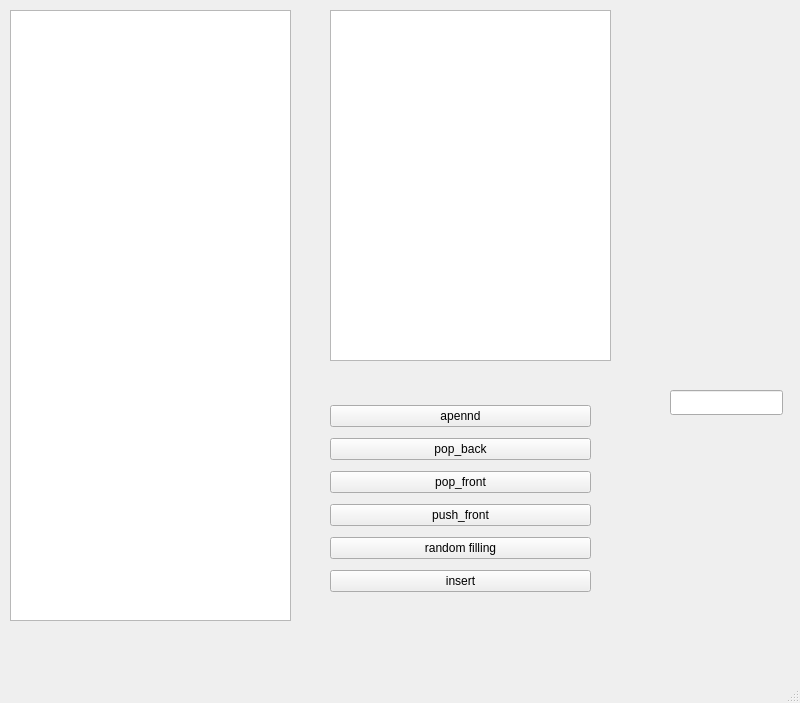
<?xml version="1.0" encoding="UTF-8"?>
<ui version="4.0">
 <class>MainWindow</class>
 <widget class="QMainWindow" name="MainWindow">
  <property name="geometry">
   <rect>
    <x>0</x>
    <y>0</y>
    <width>800</width>
    <height>703</height>
   </rect>
  </property>
  <property name="windowTitle">
   <string>MainWindow</string>
  </property>
  <widget class="QWidget" name="centralwidget">
   <widget class="QListWidget" name="showWidget">
    <property name="geometry">
     <rect>
      <x>10</x>
      <y>10</y>
      <width>281</width>
      <height>611</height>
     </rect>
    </property>
   </widget>
   <widget class="QWidget" name="verticalLayoutWidget">
    <property name="geometry">
     <rect>
      <x>330</x>
      <y>400</y>
      <width>261</width>
      <height>201</height>
     </rect>
    </property>
    <layout class="QVBoxLayout" name="verticalLayout">
     <item>
      <widget class="QPushButton" name="append_button">
       <property name="text">
        <string>apennd</string>
       </property>
      </widget>
     </item>
     <item>
      <widget class="QPushButton" name="pop_back_button">
       <property name="text">
        <string>pop_back</string>
       </property>
      </widget>
     </item>
     <item>
      <widget class="QPushButton" name="pop_front_button">
       <property name="text">
        <string>pop_front</string>
       </property>
      </widget>
     </item>
     <item>
      <widget class="QPushButton" name="push_front_button">
       <property name="text">
        <string>push_front</string>
       </property>
      </widget>
     </item>
     <item>
      <widget class="QPushButton" name="filling">
       <property name="text">
        <string>random filling</string>
       </property>
      </widget>
     </item>
     <item>
      <widget class="QPushButton" name="pushButton">
       <property name="text">
        <string>insert</string>
       </property>
      </widget>
     </item>
    </layout>
   </widget>
   <widget class="QLineEdit" name="value">
    <property name="geometry">
     <rect>
      <x>670</x>
      <y>390</y>
      <width>113</width>
      <height>25</height>
     </rect>
    </property>
   </widget>
   <widget class="QListWidget" name="showWidget_2">
    <property name="geometry">
     <rect>
      <x>330</x>
      <y>10</y>
      <width>281</width>
      <height>351</height>
     </rect>
    </property>
   </widget>
  </widget>
  <widget class="QMenuBar" name="menubar">
   <property name="geometry">
    <rect>
     <x>0</x>
     <y>0</y>
     <width>800</width>
     <height>22</height>
    </rect>
   </property>
  </widget>
  <widget class="QStatusBar" name="statusbar"/>
 </widget>
 <resources/>
 <connections/>
</ui>
